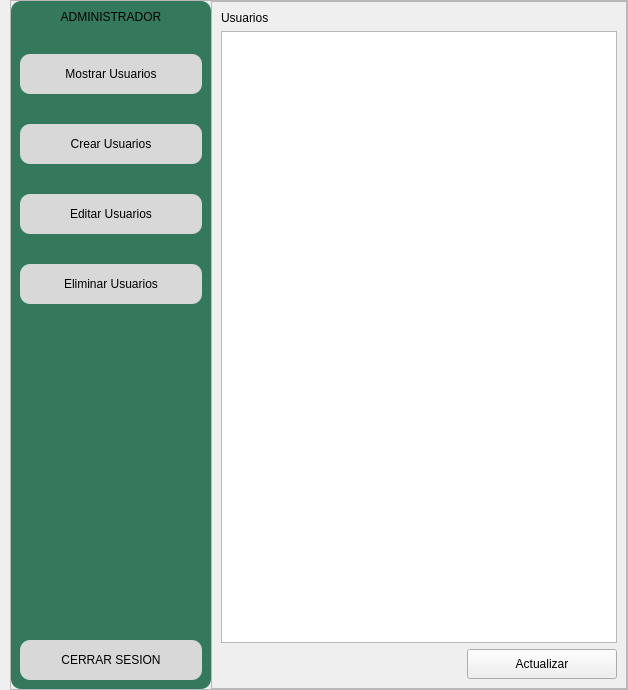
         <widget class="QWidget" name="pgMostrarUsuarioAdmin">
          <layout class="QVBoxLayout" name="verticalLayout_16">
           <property name="spacing">
            <number>0</number>
           </property>
           <property name="leftMargin">
            <number>10</number>
           </property>
           <property name="topMargin">
            <number>0</number>
           </property>
           <property name="rightMargin">
            <number>0</number>
           </property>
           <property name="bottomMargin">
            <number>0</number>
           </property>
           <item>
            <widget class="QFrame" name="frame_4">
             <property name="frameShape">
              <enum>QFrame::StyledPanel</enum>
             </property>
             <property name="frameShadow">
              <enum>QFrame::Raised</enum>
             </property>
             <layout class="QHBoxLayout" name="horizontalLayout_19">
              <property name="spacing">
               <number>0</number>
              </property>
              <property name="leftMargin">
               <number>0</number>
              </property>
              <property name="topMargin">
               <number>0</number>
              </property>
              <property name="rightMargin">
               <number>0</number>
              </property>
              <property name="bottomMargin">
               <number>0</number>
              </property>
              <item>
               <widget class="QFrame" name="frame_11">
                <property name="minimumSize">
                 <size>
                  <width>200</width>
                  <height>0</height>
                 </size>
                </property>
                <property name="maximumSize">
                 <size>
                  <width>200</width>
                  <height>16777215</height>
                 </size>
                </property>
                <property name="styleSheet">
                 <string notr="true">background-color: #35795c;
border-radius:10px;</string>
                </property>
                <property name="frameShape">
                 <enum>QFrame::StyledPanel</enum>
                </property>
                <property name="frameShadow">
                 <enum>QFrame::Raised</enum>
                </property>
                <layout class="QVBoxLayout" name="verticalLayout_19">
                 <property name="spacing">
                  <number>30</number>
                 </property>
                 <item>
                  <widget class="QLabel" name="label_11">
                   <property name="styleSheet">
                    <string notr="true">font: 87 11pt &quot;Arial Black&quot;;</string>
                   </property>
                   <property name="text">
                    <string>ADMINISTRADOR</string>
                   </property>
                   <property name="alignment">
                    <set>Qt::AlignCenter</set>
                   </property>
                  </widget>
                 </item>
                 <item>
                  <widget class="QPushButton" name="btnMostrarUsuarioAdmin1">
                   <property name="minimumSize">
                    <size>
                     <width>0</width>
                     <height>40</height>
                    </size>
                   </property>
                   <property name="styleSheet">
                    <string notr="true">QPushButton{
background-color: #d8d8d9;
font: 87 10pt &quot;Arial Black&quot;;
color: rgb(0, 0, 0);
border-radius:10px;

}

QPushButton:hover{
background-color: #c8c8c9;
color: rgb(0, 0, 0);
border-radius:10px;
}</string>
                   </property>
                   <property name="text">
                    <string>Mostrar Usuarios</string>
                   </property>
                  </widget>
                 </item>
                 <item>
                  <widget class="QPushButton" name="btnCrearUsuarioAdmin1">
                   <property name="minimumSize">
                    <size>
                     <width>0</width>
                     <height>40</height>
                    </size>
                   </property>
                   <property name="styleSheet">
                    <string notr="true">QPushButton{
background-color: #d8d8d9;
font: 87 10pt &quot;Arial Black&quot;;
color: rgb(0, 0, 0);
border-radius:10px;

}

QPushButton:hover{
background-color: #c8c8c9;
color: rgb(0, 0, 0);
border-radius:10px;
}</string>
                   </property>
                   <property name="text">
                    <string>Crear Usuarios</string>
                   </property>
                  </widget>
                 </item>
                 <item>
                  <widget class="QPushButton" name="btnEditarUsuarioAdmin1">
                   <property name="minimumSize">
                    <size>
                     <width>0</width>
                     <height>40</height>
                    </size>
                   </property>
                   <property name="styleSheet">
                    <string notr="true">QPushButton{
background-color: #d8d8d9;
font: 87 10pt &quot;Arial Black&quot;;
color: rgb(0, 0, 0);
border-radius:10px;

}

QPushButton:hover{
background-color: #c8c8c9;
color: rgb(0, 0, 0);
border-radius:10px;
}</string>
                   </property>
                   <property name="text">
                    <string>Editar Usuarios</string>
                   </property>
                  </widget>
                 </item>
                 <item>
                  <widget class="QPushButton" name="btnEliminarUsuarioAdmin1">
                   <property name="minimumSize">
                    <size>
                     <width>0</width>
                     <height>40</height>
                    </size>
                   </property>
                   <property name="styleSheet">
                    <string notr="true">QPushButton{
background-color: #d8d8d9;
font: 87 10pt &quot;Arial Black&quot;;
color: rgb(0, 0, 0);
border-radius:10px;

}

QPushButton:hover{
background-color: #c8c8c9;
color: rgb(0, 0, 0);
border-radius:10px;
}</string>
                   </property>
                   <property name="text">
                    <string>Eliminar Usuarios</string>
                   </property>
                  </widget>
                 </item>
                 <item>
                  <spacer name="verticalSpacer_30">
                   <property name="orientation">
                    <enum>Qt::Vertical</enum>
                   </property>
                   <property name="sizeHint" stdset="0">
                    <size>
                     <width>20</width>
                     <height>306</height>
                    </size>
                   </property>
                  </spacer>
                 </item>
                 <item>
                  <widget class="QPushButton" name="btnCerrarSesionAdmin1">
                   <property name="minimumSize">
                    <size>
                     <width>0</width>
                     <height>40</height>
                    </size>
                   </property>
                   <property name="styleSheet">
                    <string notr="true">QPushButton{
background-color: #d8d8d9;
font: 87 9pt &quot;Arial Black&quot;;
color: rgb(0, 0, 0);
border-radius:10px;

}

QPushButton:hover{
background-color: #c8c8c9;
color: rgb(0, 0, 0);
border-radius:10px;
}</string>
                   </property>
                   <property name="text">
                    <string>CERRAR SESION</string>
                   </property>
                   <property name="icon">
                    <iconset>
                     <normaloff>Imagenes/logo cerrar sesion.png</normaloff>Imagenes/logo cerrar sesion.png</iconset>
                   </property>
                  </widget>
                 </item>
                </layout>
               </widget>
              </item>
              <item>
               <widget class="QFrame" name="frame_14">
                <property name="frameShape">
                 <enum>QFrame::StyledPanel</enum>
                </property>
                <property name="frameShadow">
                 <enum>QFrame::Raised</enum>
                </property>
                <layout class="QVBoxLayout" name="verticalLayout_18">
                 <item>
                  <widget class="QLabel" name="label_29">
                   <property name="styleSheet">
                    <string notr="true">font: 87 14pt &quot;Arial Black&quot;;</string>
                   </property>
                   <property name="text">
                    <string>Usuarios</string>
                   </property>
                  </widget>
                 </item>
                 <item>
                  <widget class="QTableWidget" name="tableUsuariosAdmin"/>
                 </item>
                 <item>
                  <layout class="QHBoxLayout" name="horizontalLayout_26">
                   <item>
                    <widget class="QLabel" name="labelInfoMostrarUsuariosAdmin">
                     <property name="minimumSize">
                      <size>
                       <width>200</width>
                       <height>30</height>
                      </size>
                     </property>
                     <property name="maximumSize">
                      <size>
                       <width>200</width>
                       <height>30</height>
                      </size>
                     </property>
                     <property name="text">
                      <string/>
                     </property>
                    </widget>
                   </item>
                   <item>
                    <spacer name="horizontalSpacer_14">
                     <property name="orientation">
                      <enum>Qt::Horizontal</enum>
                     </property>
                     <property name="sizeHint" stdset="0">
                      <size>
                       <width>40</width>
                       <height>20</height>
                      </size>
                     </property>
                    </spacer>
                   </item>
                   <item>
                    <widget class="QPushButton" name="btnActualizarTablaUsuariosAdmin">
                     <property name="minimumSize">
                      <size>
                       <width>150</width>
                       <height>30</height>
                      </size>
                     </property>
                     <property name="maximumSize">
                      <size>
                       <width>150</width>
                       <height>30</height>
                      </size>
                     </property>
                     <property name="styleSheet">
                      <string notr="true">font: 87 13pt &quot;Arial Black&quot;;
color: rgb(0, 0, 0);</string>
                     </property>
                     <property name="text">
                      <string>Actualizar</string>
                     </property>
                    </widget>
                   </item>
                  </layout>
                 </item>
                </layout>
               </widget>
              </item>
             </layout>
            </widget>
           </item>
          </layout>
         </widget>
